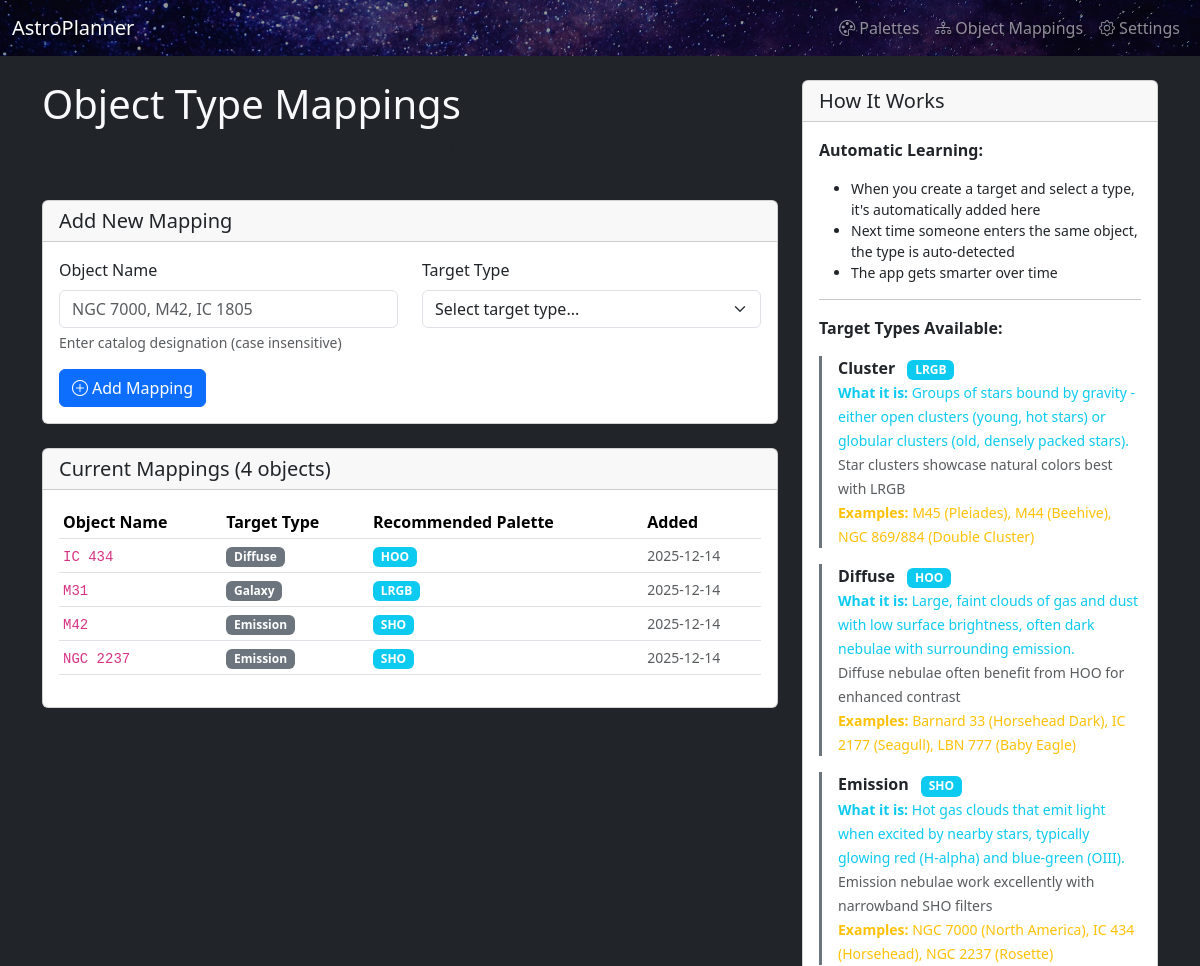
/manage-object-mappings (upper part), run on an earlier commit of the app's database.
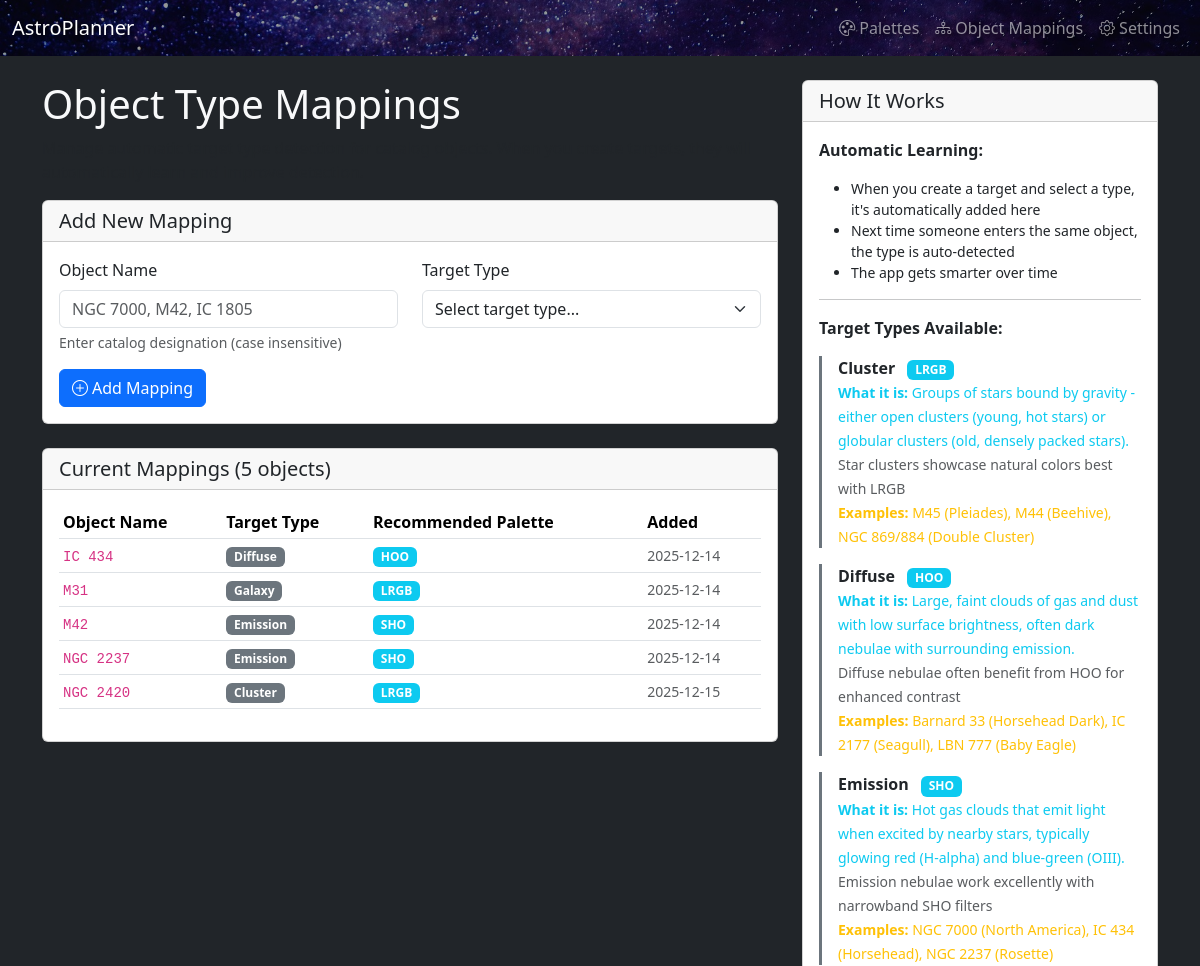
And on a later commit of the database.
### app.py (models this page shows, shortened)
class ObjectMapping(db.Model):
    __tablename__ = "object_mappings"
    id = db.Column(db.Integer, primary_key=True)
    object_name = db.Column(db.String(128), unique=True, nullable=False)  # "NGC 6960", "M31", etc.
    target_type_id = db.Column(db.Integer, db.ForeignKey("target_types.id"), nullable=False)
    created_at = db.Column(db.DateTime, default=datetime.utcnow)
    target_type = relationship("TargetType", back_populates="object_mappings")

class TargetType(db.Model):
    __tablename__ = "target_types"
    id = db.Column(db.Integer, primary_key=True)
    name = db.Column(db.String(64), unique=True, nullable=False)  # emission, galaxy, etc.
    recommended_palette = db.Column(db.String(16), nullable=False)  # SHO, LRGB, etc.
    description = db.Column(db.Text)  # Why this palette works
    created_at = db.Column(db.DateTime, default=datetime.utcnow)
    object_mappings = relationship("ObjectMapping", back_populates="target_type", cascade="all, delete-orphan")

### app.py (the view, shortened to what this page needs)
@app.route("/manage-object-mappings", methods=["GET", "POST"])
def manage_object_mappings():
    mappings = ObjectMapping.query.join(TargetType).order_by(ObjectMapping.object_name).all()
    target_types = TargetType.query.order_by(TargetType.name).all()
    return render_template("manage_object_mappings.html", mappings=mappings, target_types=target_types)

### app.py (called while the page is built)
@app.context_processor
def inject_version():
    return {
        'app_version': APP_VERSION,
        'app_name': APP_NAME
    }

### templates/manage_object_mappings.html (shortened to what this page needs)
{% extends "base.html" %}
{% block content %}
<div class="row">
  <div class="col-md-8">
    <h1>Object Type Mappings</h1>
    <p class="text-muted">Manage automatic target type detection for catalog objects. When you create targets, they will automatically learn and improve detection.</p>
    <div class="card mb-4">
      <div class="card-header">
        <h5 class="mb-0">Add New Mapping</h5>
      </div>
      <div class="card-body">
        <form method="POST">
          <div class="row">
            <div class="col-md-6">
              <label for="object_name" class="form-label">Object Name</label>
              <input type="text" class="form-control" id="object_name" name="object_name"
                     placeholder="NGC 7000, M42, IC 1805" required>
              <div class="form-text">Enter catalog designation (case insensitive)</div>
            </div>
            <div class="col-md-6">
              <label for="target_type_name" class="form-label">Target Type</label>
              <select class="form-select" id="target_type_name" name="target_type_name" required>
                <option value="">Select target type...</option>
              </select>
            </div>
          </div>
          <button type="submit" class="btn btn-primary mt-3">
            <i class="bi bi-plus-circle me-1"></i>Add Mapping
          </button>
        </form>
      </div>
    </div>
    <div class="card">
      <div class="card-header">
        <h5 class="mb-0">Current Mappings ({{ mappings|length }} objects)</h5>
      </div>
      <div class="card-body">
        {% if mappings %}
        <div class="table-responsive">
          <table class="table table-sm table-hover">
            <thead>
              <tr>
                <th>Object Name</th>
                <th>Target Type</th>
                <th>Recommended Palette</th>
                <th>Added</th>
              </tr>
            </thead>
            <tbody>
              {% for mapping in mappings %}
              <tr>
                <td>
                  <code>{{ mapping.object_name }}</code>
                </td>
                <td>
                  <span class="badge bg-secondary">{{ mapping.target_type.name.replace('_', ' ')|title }}</span>
                </td>
                <td>
                  <span class="badge bg-info">{{ mapping.target_type.recommended_palette }}</span>
                </td>
                <td>
                  <small class="text-muted">{{ mapping.created_at.strftime('%Y-%m-%d') if mapping.created_at else '-' }}</small>
                </td>
              </tr>
              {% endfor %}
            </tbody>
          </table>
        </div>
        {% else %}
        <p class="text-muted">No object mappings yet. Create some targets to automatically build this database!</p>
        {% endif %}
      </div>
    </div>
  </div>
  <div class="col-md-4">
    <div class="card">
      <div class="card-header">
        <h5 class="mb-0">How It Works</h5>
      </div>
      <div class="card-body">
        <p><strong>Automatic Learning:</strong></p>
        <ul class="small">
          <li>When you create a target and select a type, it's automatically added here</li>
          <li>Next time someone enters the same object, the type is auto-detected</li>
          <li>The app gets smarter over time</li>
        </ul>
        <hr>
        <p><strong>Target Types Available:</strong></p>
        {% for tt in target_types %}
        <div class="mb-3 border-start border-3 border-secondary ps-3">
          <strong class="text-capitalize">{{ tt.name.replace('_', ' ') }}</strong>
          <span class="badge bg-info ms-2">{{ tt.recommended_palette }}</span>
          <br>
          <small class="text-info">
            <strong>What it is:</strong>
            {% if tt.name == 'emission' %}
              Hot gas clouds that emit light when excited by nearby stars, typically glowing red (H-alpha) and blue-green (OIII).
            {% elif tt.name == 'diffuse' %}
              Large, faint clouds of gas and dust with low surface brightness, often dark nebulae with surrounding emission.
            {% elif tt.name == 'reflection' %}
              Dust clouds that reflect light from nearby stars, typically appearing blue due to light scattering.
            {% elif tt.name == 'galaxy' %}
              Massive collections of billions of stars, gas, and dust held together by gravity, located outside our Milky Way.
            {% elif tt.name == 'cluster' %}
              Groups of stars bound by gravity - either open clusters (young, hot stars) or globular clusters (old, densely packed stars).
            {% elif tt.name == 'planetary' %}
              Shells of ionized gas ejected by dying stars, despite the name they have nothing to do with planets.
            {% elif tt.name == 'supernova_remnant' %}
              Expanding shock waves and heated gas from exploded stars, often showing complex filamentary structure.
            {% elif tt.name == 'other' %}
              Objects that don't fit standard deep-sky categories, including solar system objects and unique astronomical phenomena.
            {% endif %}
          </small>
          <br>
          <small class="text-muted">{{ tt.description }}</small>
          <br>
          <small class="text-warning">
            <strong>Examples:</strong>
            {% if tt.name == 'emission' %}
              NGC 7000 (North America), IC 434 (Horsehead), NGC 2237 (Rosette)
            {% elif tt.name == 'diffuse' %}
              Barnard 33 (Horsehead Dark), IC 2177 (Seagull), LBN 777 (Baby Eagle)
            {% elif tt.name == 'reflection' %}
              NGC 7023 (Iris), IC 2118 (Witch Head), NGC 1977 (Running Man)
            {% elif tt.name == 'galaxy' %}
              M31 (Andromeda), M33 (Triangulum), NGC 4565 (Needle)
            {% elif tt.name == 'cluster' %}
              M45 (Pleiades), M44 (Beehive), NGC 869/884 (Double Cluster)
            {% elif tt.name == 'planetary' %}
              NGC 7293 (Helix), NGC 6720 (Ring), M57 (Ring), NGC 6853 (Dumbbell)
            {% elif tt.name == 'supernova_remnant' %}
              NGC 6960 (Veil West), NGC 6992 (Veil East), IC 443 (Jellyfish)
            {% elif tt.name == 'other' %}
              Comets, asteroids, or unique objects not fitting above categories
            {% endif %}
          </small>
        </div>
        {% endfor %}
      </div>
    </div>
  </div>
</div>
{% endblock %}

### templates/base.html (shortened to what this page needs)
<!doctype html>
<html lang="en">
<head>
  <link
    href="https://cdn.jsdelivr.net/npm/bootstrap@5.3.3/dist/css/bootstrap.min.css"
    rel="stylesheet"
  >
  <link
    href="https://cdn.jsdelivr.net/npm/bootstrap-icons@1.11.3/font/bootstrap-icons.css"
    rel="stylesheet"
  >
</head>
<body class="bg-dark text-light">
<nav class="navbar navbar-expand-lg navbar-dark navbar-milkyway mb-4">
  <div class="container-fluid">
    <a class="navbar-brand" href="{{ url_for('index') }}">{{ app_name }}</a>
    <div class="navbar-nav ms-auto">
      <a class="nav-link" href="{{ url_for('palette_list') }}">
        <i class="bi bi-palette me-1"></i>Palettes
      </a>
      <a class="nav-link" href="{{ url_for('manage_object_mappings') }}">
        <i class="bi bi-diagram-3 me-1"></i>Object Mappings
      </a>
      <a class="nav-link" href="{{ url_for('global_settings') }}">
        <i class="bi bi-gear me-1"></i>Settings
      </a>
    </div>
  </div>
</nav>
<div class="container mb-5">
  {% block content %}{% endblock %}
</div>
</body>
</html>

What changed in the data, as far as the page shows it:
added ObjectMapping: object_name "NGC 2420", target_type.name.replace "Cluster", target_type.recommended_palette "LRGB", created_at "2025-12-15"
Also different on the page:
{{ mappings|length }}: "4" → "5"
